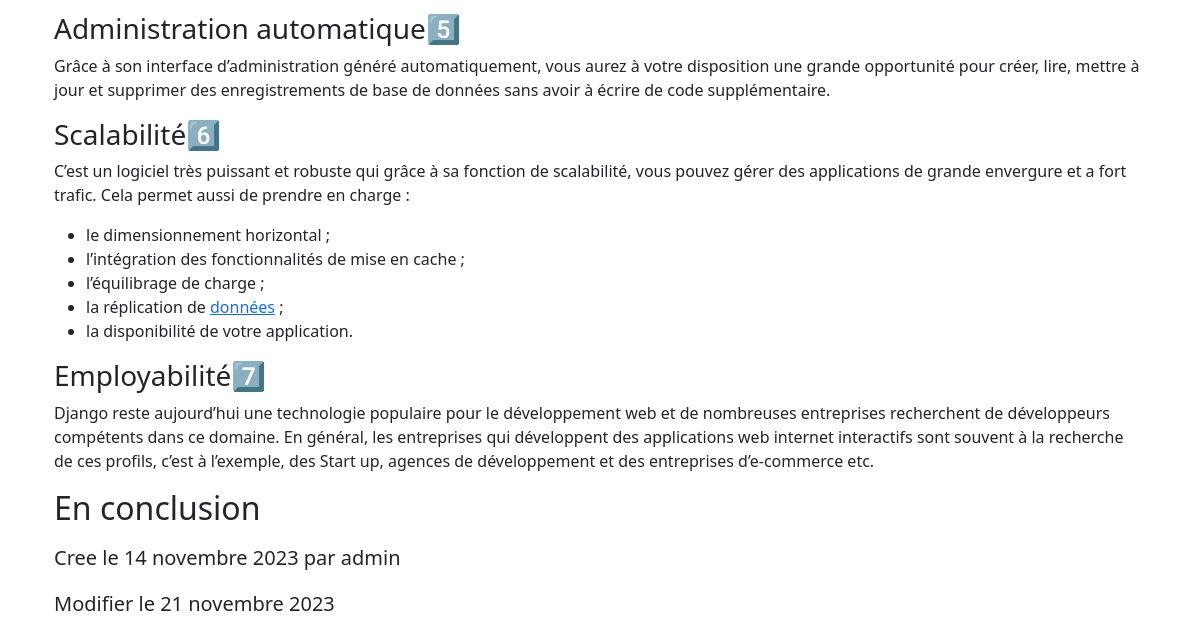
The app's page /details/16/ (lower part), older data.
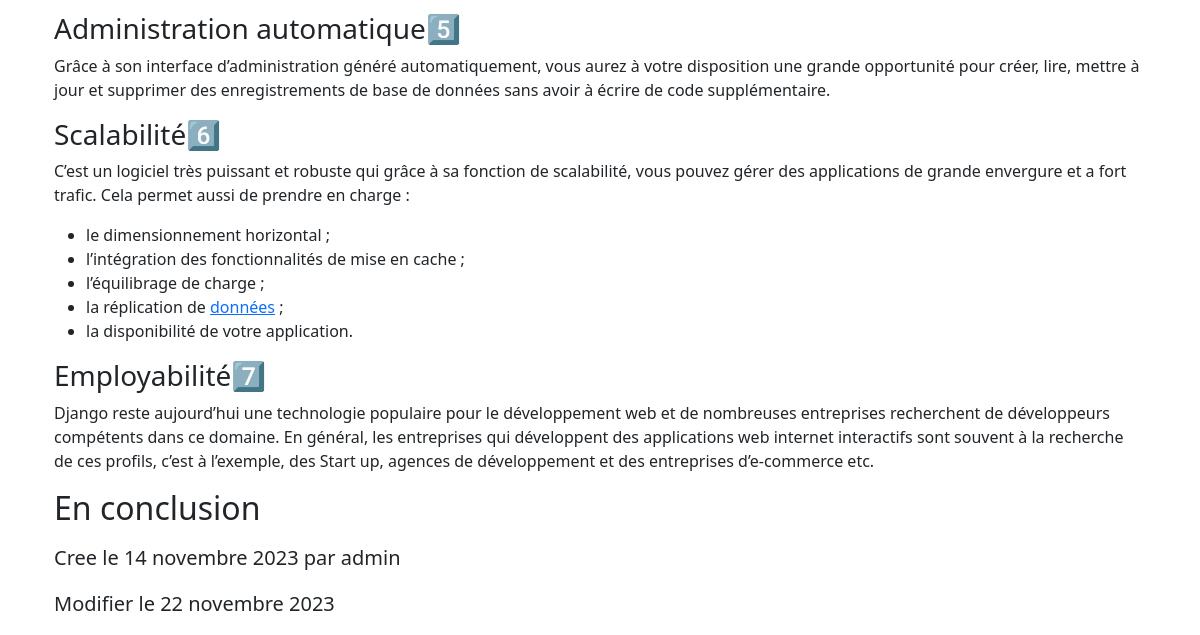
The same page, newer data.
### articles/models.py (models this page shows, shortened)
class Article (models.Model):
    image = models.ImageField(null=True, blank=True, upload_to='images/')
    title = models.CharField( max_length=150)
    summary = models.CharField( max_length=500)
    content = RichTextField(blank=True)
    author = models.ForeignKey(User, on_delete=models.CASCADE)
    creation_date = models.DateField(auto_now_add=True)
    last_update = models.DateField(auto_now=True)
    archive = models.BooleanField(default=False)
    class Meta:
        ordering = ['-creation_date']

### articles/views.py (the view)
# urls.py: path('details/<int:id>/',details, name='details'),
def details(request, id):
    article = get_object_or_404(Article, id=id)
    return render(request, 'pages/details.html',{'article':article})

### templates/pages/details.html (shortened to what this page needs)
{% extends "base.html" %}
{% block contenu %}
{% include "partials/details.html" %}
{% endblock contenu %}

### templates/partials/details.html (shortened to what this page needs)
<div class="row  ">
  {% if article  %}
            <div class="jumbotron jumbotron-fluid">
                <div class="container">
                  <p class="lead"> {{article.content|safe }}</p>
                  <p class="lead">Cree le {{article.creation_date}} par {{article.author}}</p>
                  <p class="lead">Modifier le {{article.last_update}}</p>
                </div>
              </div>
         </div>
         </div>
    {% else %}
    <p> vide</p>
  {% endif %}

Row changes from the older to the newer data that the page shows:
changed Article "admin": last_update "21 novembre 2023" → "22 novembre 2023"
